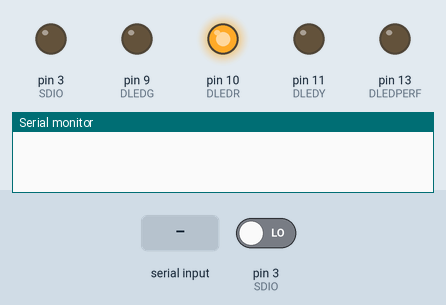
Recording of a sketch running on a simulated Arduino Uno, built with avr-gcc and run on an emulated ATmega328P. On the bench: output pins drawn as LEDs (lit = HIGH), the last lines printed to the serial monitor. The inputs (shaded band) are chosen by the test bench; at power-on: pin 3 (SDIO) LOW. Pins used as bus, display or sensor lines are not drawn.

Above: at 0.3 s.
At 0.8 s:
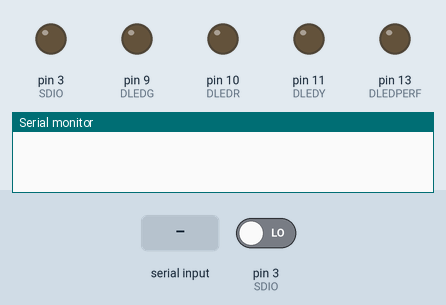
At 3.0 s:
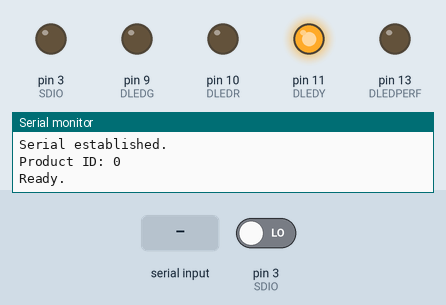
3.1 s: "f" received over Serial
Timing chart, 0 to 5.2 s (numbered marks = the images above; inputs shaded):
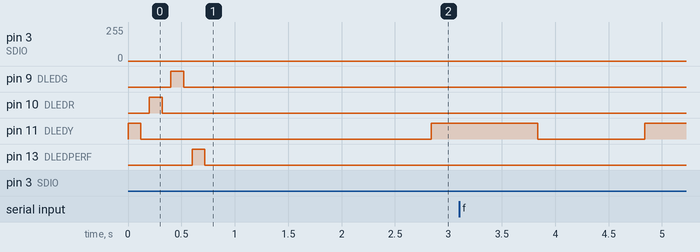

The sketch:

Sketchbook_arduino_dell_mouse1.ino
```cpp
#define SDIO 3
#define SCLK 2

#define DLEDG 9
#define DLEDR 10
#define DLEDY 11
#define DLEDPERF 13

#define FRAMELENGTH 324
byte frame[FRAMELENGTH];

byte flop;

void setup()
{
  pinMode(SCLK, OUTPUT);
  pinMode(SDIO, OUTPUT);

  pinMode(DLEDY, OUTPUT);
  pinMode(DLEDR, OUTPUT);
  pinMode(DLEDG, OUTPUT);
  pinMode(DLEDPERF, OUTPUT);

  flash(DLEDY, 1);
  flash(DLEDR, 1);
  flash(DLEDG, 1);
  flash(DLEDPERF, 1);

  flop = false;

  Serial.begin(38400);
  Serial.println("Serial established.");
  Serial.flush();

  mouseInit();
  dumpDiag();
}

void loop()
{
  unsigned int s;
  int input;

  readFrame(frame);

  if( Serial.available() )
  {
    input = Serial.read();
    switch( input )
    {
    case 'f':
      Serial.println("Frame capture.");
      readFrame(frame);
      Serial.println("Done.");
      break;
    case 'd':
      for( input = 0; input < FRAMELENGTH; input++ )  //Reusing 'input' here
        Serial.write( frame[input] );
      Serial.write(127 );
      break;
    }
    Serial.flush();
  }
}

void flash(byte pin, byte nTimes)
{
  while( nTimes-- )
  {
    digitalWrite(pin, HIGH);
    delay(120);
    digitalWrite(pin, LOW);
    delay(80);
  }
}

void flipLED(void)
{
  flop = !flop;
  digitalWrite(DLEDY, flop ? HIGH : LOW);
}


/*
 Serial driver for ADNS2010, by Conor Peterson (robotrobot@gmail.com)
 Serial I/O routines adapted from Martjin The and Beno?t Rosseau's work.
 Delay timings verified against ADNS2061 datasheet.

 The serial I/O routines are apparently the same across several Avago chips.
 It would be a good idea to reimplement this code in C++. The primary difference
 between, say, the ADNS2610 and the ADNS2051 are the schemes they use to dump the data
 (the ADNS2610 has an 18x18 framebuffer which can't be directly addressed).

 This code assumes SCLK is defined elsewhere to point to the ADNS's serial clock,
 with SDIO pointing to the data pin.
*/

const byte regConfig    = 0x00;
const byte regStatus    = 0x01;
const byte regPixelData = 0x08;
const byte maskNoSleep  = 0x01;
const byte maskPID      = 0xE0;

void mouseInit(void)
{
  digitalWrite(SCLK, HIGH);
  delayMicroseconds(5);
  digitalWrite(SCLK, LOW);
  delayMicroseconds(1);
  digitalWrite(SCLK, HIGH);
  delay(1025);
  writeRegister(regConfig, maskNoSleep); //Force the mouse to be always on.
}

void dumpDiag(void)
{
  unsigned int val;

  val = readRegister(regStatus);

  Serial.print("Product ID: ");
  Serial.println( (unsigned int)((val & maskPID) >> 5));
  Serial.println("Ready.");
  Serial.flush();
}

void writeRegister(byte addr, byte data)
{
  byte i;

  addr |= 0x80; //Setting MSB high indicates a write operation.

  //Write the address
  pinMode (SDIO, OUTPUT);
  for (i = 8; i != 0; i--)
  {
    digitalWrite (SCLK, LOW);
    digitalWrite (SDIO, addr & (1 << (i-1) ));
    digitalWrite (SCLK, HIGH);
  }

  //Write the data
  for (i = 8; i != 0; i--)
  {
    digitalWrite (SCLK, LOW);
    digitalWrite (SDIO, data & (1 << (i-1) ));
    digitalWrite (SCLK, HIGH);
  }
}

byte readRegister(byte addr)
{
  byte i;
  byte r = 0;

  //Write the address
  pinMode (SDIO, OUTPUT);
  for (i = 8; i != 0; i--)
  {
    digitalWrite (SCLK, LOW);
    digitalWrite (SDIO, addr & (1 << (i-1) ));
    digitalWrite (SCLK, HIGH);
  }

  pinMode (SDIO, INPUT);  //Switch the dataline from output to input
  delayMicroseconds(110);  //Wait (per the datasheet, the chip needs a minimum of 100 µsec to prepare the data)

  //Clock the data back in
  for (i = 8; i != 0; i--)
  {
    digitalWrite (SCLK, LOW);
    digitalWrite (SCLK, HIGH);
    r |= (digitalRead (SDIO) << (i-1) );
  }

  delayMicroseconds(110);  //Tailing delay guarantees >100 µsec before next transaction

  return r;
}


//ADNS2610 dumps a 324-byte array, so this function assumes arr points to a buffer of at least 324 bytes.
void readFrame(byte *arr)
{
  byte *pos;
  byte *uBound;
  unsigned long timeout;
  byte val;

  //Ask for a frame dump
  writeRegister(regPixelData, 0x2A);

  val = 0;
  pos = arr;
  uBound = arr + 325;

  timeout = millis() + 1000;

  //There are three terminating conditions from the following loop:
  //1. Receive the start-of-field indicator after reading in some data (Success!)
  //2. Pos overflows the upper bound of the array (Bad! Might happen if we miss the start-of-field marker for some reason.)
  //3. The loop runs for more than one second (Really bad! We're not talking to the chip properly.)
  while( millis() < timeout && pos < uBound)
  {
    val = readRegister(regPixelData);

    //Only bother with the next bit if the pixel data is valid.
    if( !(val & 64) )
      continue;

    //If we encounter a start-of-field indicator, and the cursor isn't at the first pixel,
    //then stop. ('Cause the last pixel was the end of the frame.)
    if( ( val & 128 )
      &&  ( pos != arr) )
      break;

    *pos = val & 63;
    pos++;
  }

  flipLED();
}
```
